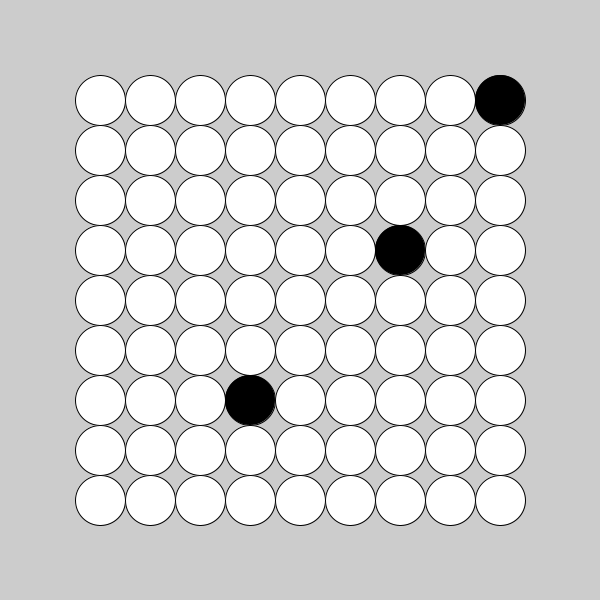
Frame 1 (no input)
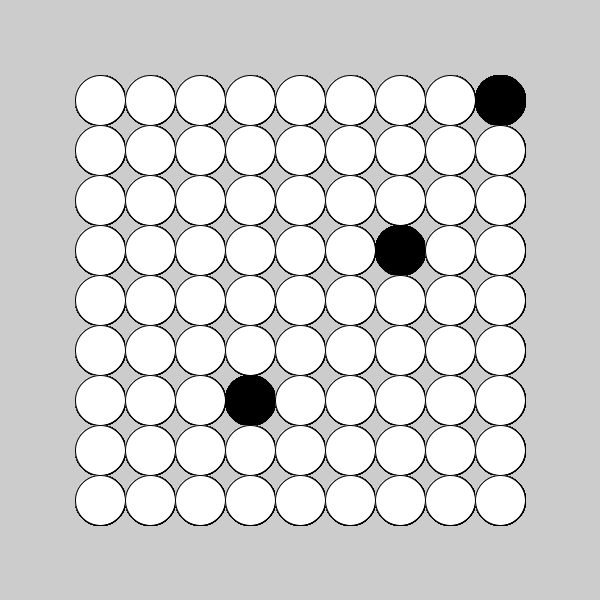
Frame 60 (the mouse pressed at the canvas centre just before this capture)
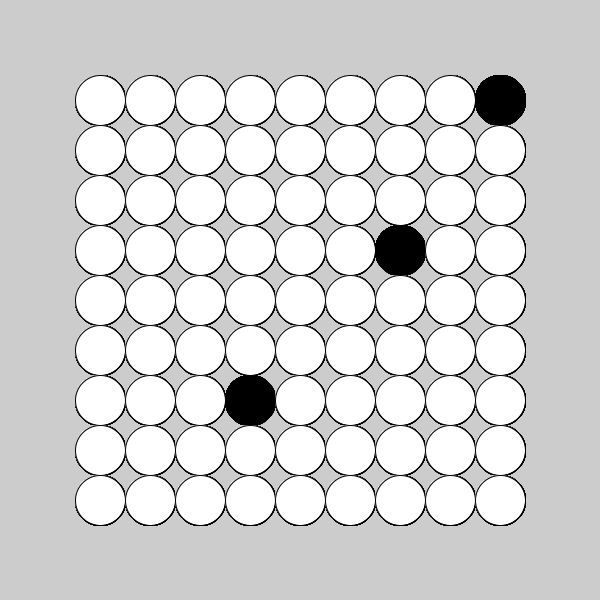
Frame 120 (the mouse held since frame 60 and released just before this capture)

The Processing sketch that drew these frames (run headless with seeded random() and noise(); from frame 60 on, the mouse is pressed at the canvas centre):

// Processing sketch: week04_6
// ── week04_6.pde
void setup()
{
  size(600,600);
}

int [][] go={
  {0,0,0,0,0,0,0,0,1},
  {0,0,0,0,0,0,0,0,0},
  {0,0,0,0,0,0,0,0,0},
  {0,0,0,0,0,0,1,0,0},
  {0,0,0,0,0,0,0,0,0},
  {0,0,0,0,0,0,0,0,0},
  {0,0,0,1,0,0,0,0,0},
  {0,0,0,0,0,0,0,0,0},
  {0,0,0,0,0,0,0,0,0}
};

void draw()
{
  for(int i=0;i<9;i++)
  {
    for(int j=0;j<9;j++)
    {
      if(go[i][j]==1) fill(0);
      else fill(255);
      ellipse(100+j*50,100+i*50,50,50);
    }
  }
}
